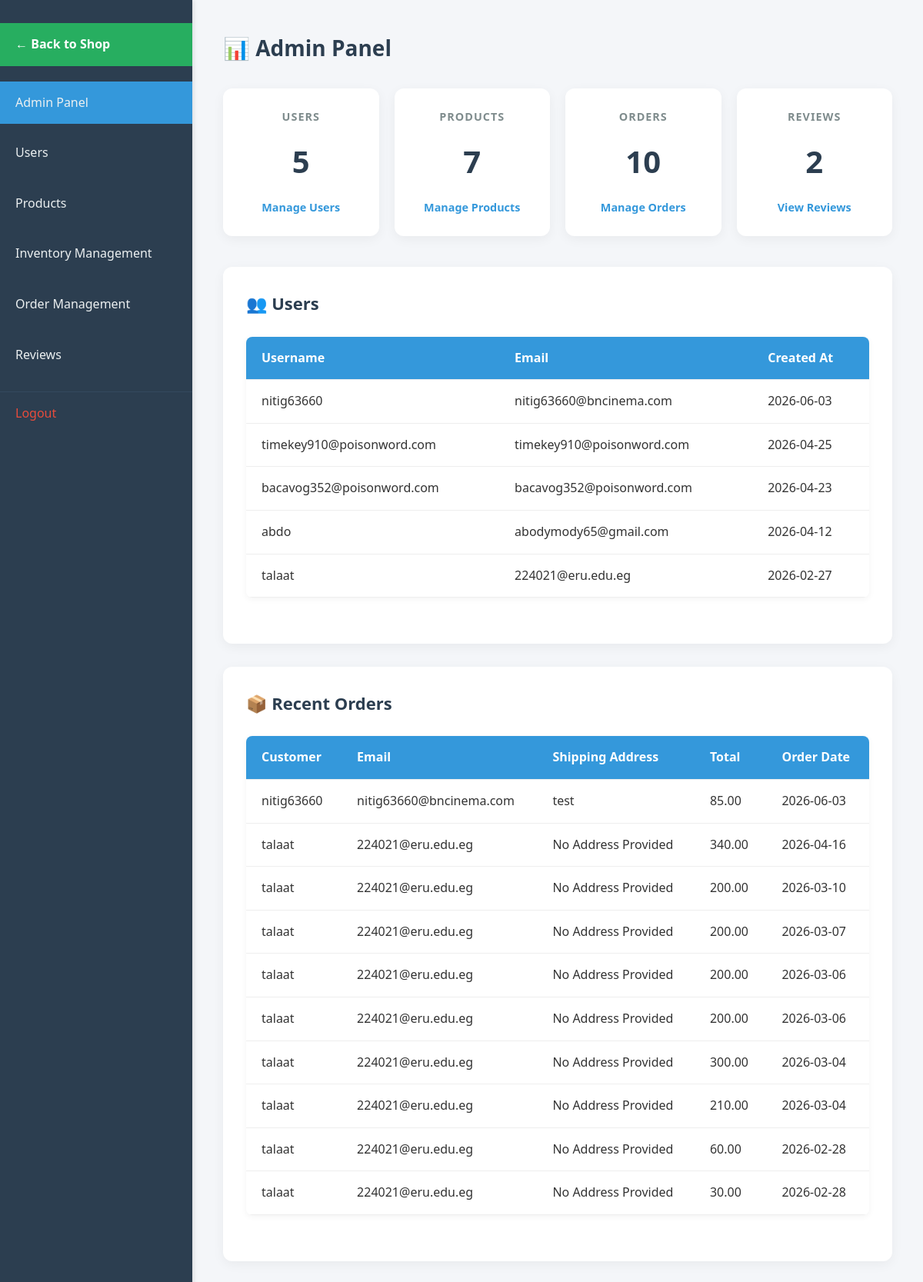
Screenshot of /admin/AdminPanel.php (signed in) with the database file from the repository.
### tables this page shows
CREATE TABLE `users` (
  `id` int(11) NOT NULL,
  `username` varchar(50) NOT NULL,
  `email` varchar(100) NOT NULL,
  `password` varchar(255) NOT NULL,
  `role` enum('customer','admin') NOT NULL DEFAULT 'customer',
  `twofa_method` enum('none','totp','email') NOT NULL DEFAULT 'none',
  `phone` varchar(30) DEFAULT NULL,
  `created_at` datetime NOT NULL DEFAULT current_timestamp(),
  `is_verified` tinyint(1) DEFAULT 0
);

CREATE TABLE `orders` (
  `id` int(11) NOT NULL,
  `user_id` int(11) NOT NULL,
  `total_amount` decimal(10,2) NOT NULL,
  `status` enum('pending','paid','shipped','delivered','cancelled','refunded') NOT NULL DEFAULT 'pending',
  `location_description` varchar(255) NOT NULL,
  `phone` varchar(30) NOT NULL,
  `created_at` datetime DEFAULT current_timestamp()
);

### admin/AdminPanel.php (the view, shortened to what this page needs)
<?php
require_once __DIR__ . '/../init.php';
?>
<!DOCTYPE html>
<html lang="en">
<head>
    <link rel="stylesheet" href="assets/css/dashboard.css">
</head>
<body>
    <nav>
        <ul>
            <li><a href="../shop.php"
                    style="background-color: #27ae60; color: white; margin-bottom: 20px; font-weight: bold;">← Back to
                    Shop</a></li>
            <li><a href="AdminPanel.php" class="active">Admin Panel</a></li>
            <li><a href="useradmin.php">Users</a></li>
            <li><a href="products.php">Products</a></li>
            <li><a href="Inventory.php">Inventory Management</a></li>
            <li><a href="order_management.php">Order Management</a></li>
            <li><a href="reviews_management.php">Reviews</a></li>
            <li><a href="/app/logout.php">Logout</a></li>
        </ul>
    </nav>
    <main>
        <h1>📊 Admin Panel</h1>
        <div class="dashboard-stats">
            <?php
            $stats_query = "SELECT
            (SELECT COUNT(*) FROM users) as user_count,
            (SELECT COUNT(*) FROM products) as product_count,
            (SELECT COUNT(*) FROM orders) as order_count,
            (SELECT COUNT(*) FROM reviews) as review_count";
            $stats = $conn->query($stats_query)->fetch_assoc();
            ?>
            <div class="stat-card">
                <h3>Users</h3>
                <p class="stat-value"><?php echo $stats['user_count']; ?></p>
                <a href="useradmin.php">Manage Users</a>
            </div>
            <div class="stat-card">
                <h3>Products</h3>
                <p class="stat-value"><?php echo $stats['product_count']; ?></p>
                <a href="viewproduct.php">Manage Products</a>
            </div>
            <div class="stat-card">
                <h3>Orders</h3>
                <p class="stat-value"><?php echo $stats['order_count']; ?></p>
                <a href="order_management.php">Manage Orders</a>
            </div>
            <div class="stat-card">
                <h3>Reviews</h3>
                <p class="stat-value"><?php echo $stats['review_count']; ?></p>
                <a href="reviews_management.php">View Reviews</a>
            </div>
        </div>
        <div class="section">
            <h2>👥 Users</h2>
            <?php
            $user_sql = "SELECT username, email, created_at FROM users ORDER BY created_at DESC LIMIT 10";
            $user_result = $conn->query($user_sql);
            if ($user_result && $user_result->num_rows > 0) {
                echo "<table>";
                echo "<tr><th>Username</th><th>Email</th><th>Created At</th></tr>";
                while ($user = $user_result->fetch_assoc()) {
                    echo "<tr>
                      <td>" . htmlspecialchars($user['username']) . "</td>
                      <td>" . htmlspecialchars($user['email']) . "</td>
                      <td>" . date('Y-m-d', strtotime($user['created_at'])) . "</td>
                    </tr>";
                }
                echo "</table>";
            } else {
                echo "<p>No users found.</p>";
            }
            ?>
        </div>
        <div class="section">
            <h2>📦 Recent Orders</h2>
            <?php
            $order_sql = "SELECT
                          u.username,
                          u.email,
                          o.location_description,
                          o.total_amount,
                          o.created_at
                        FROM orders o
                        JOIN users u ON o.user_id = u.id
                        ORDER BY o.created_at DESC LIMIT 10";
            $order_result = $conn->query($order_sql);
            if ($order_result && $order_result->num_rows > 0) {
                echo "<table>";
                echo "<tr><th>Customer</th><th>Email</th><th>Shipping Address</th><th>Total</th><th>Order Date</th></tr>";
                while ($order = $order_result->fetch_assoc()) {
                    echo "<tr>
                      <td>" . htmlspecialchars($order['username']) . "</td>
                      <td>" . htmlspecialchars($order['email']) . "</td>
                      <td>" . htmlspecialchars($order['location_description']) . "</td>
                      <td>" . number_format($order['total_amount'], 2) . "</td>
                      <td>" . date('Y-m-d', strtotime($order['created_at'])) . "</td>
                    </tr>";
                }
                echo "</table>";
            } else {
                echo "<p>No orders found.</p>";
            }
            ?>
        </div>
    </main>
</body>
</html>

### admin/assets/css/dashboard.css (style rules this page uses)
* { margin: 0; padding: 0; box-sizing: border-box; }
body { font-family: 'Segoe UI', Tahoma, Geneva, Verdana, sans-serif; background-color: #f4f6f9; color: #333; line-height: 1.6; }
nav { width: 250px; background-color: #2c3e50; color: #fff; padding: 20px 0; position: fixed; height: 100%; box-shadow: 2px 0 5px rgba(0, 0, 0, 0.1); }
nav ul { list-style: none; }
nav ul li { margin: 10px 0; }
nav ul li a { display: block; padding: 15px 20px; color: #ecf0f1; text-decoration: none; font-size: 16px; transition: background-color 0.3s, padding-left 0.3s; }
nav ul li a.active { background-color: #3498db; }
nav ul li:last-child a { margin-top: 20px; border-top: 1px solid #34495e; padding-top: 15px; color: #e74c3c; }
main { margin-left: 250px; padding: 40px; width: calc(100% - 250px); }
main h1 { font-size: 28px; margin-bottom: 30px; color: #2c3e50; }
.dashboard-stats { display: grid; grid-template-columns: repeat(auto-fill, minmax(200px, 1fr)); gap: 20px; margin-bottom: 40px; }
.stat-card { background: white; padding: 25px; border-radius: 12px; box-shadow: 0 4px 15px rgba(0,0,0,0.05); text-align: center; transition: transform 0.3s ease; }
.stat-card h3 { margin-top: 0; color: #7f8c8d; font-size: 0.9rem; text-transform: uppercase; letter-spacing: 1px; }
.stat-value { font-size: 2.5rem; margin: 15px 0; font-weight: 700; color: #2c3e50; }
.stat-card a { color: #3498db; text-decoration: none; font-weight: 600; font-size: 0.9rem; }
.section { margin-top: 30px; background: white; padding: 30px; border-radius: 12px; box-shadow: 0 4px 15px rgba(0,0,0,0.05); }
.section h2 { font-size: 22px; margin-bottom: 25px; color: #2c3e50; }
table { width: 100%; border-collapse: collapse; margin-bottom: 30px; background-color: #fff; border-radius: 8px; box-shadow: 0 2px 8px rgba(0,0,0,0.05); overflow: hidden; }
table th, table td { padding: 15px 20px; text-align: left; border-bottom: 1px solid #eee; }
table th { background-color: #3498db; color: #fff; font-weight: 600; }

### rows the page displays
users: username "nitig63660", email "nitig63660@bncinema.com", created_at "2026-06-03"
users: username "timekey910@poisonword.com", email "timekey910@poisonword.com", created_at "2026-04-25"
users: username "bacavog352@poisonword.com", email "bacavog352@poisonword.com", created_at "2026-04-23"
users: username "abdo", email "abodymody65@gmail.com", created_at "2026-04-12"
users: username "talaat", email "224021@eru.edu.eg", created_at "2026-02-27"
orders: user.username "nitig63660", user.email "nitig63660@bncinema.com", location_description "test", total_amount "85.00", created_at "2026-06-03"
orders: user.username "talaat", user.email "224021@eru.edu.eg", location_description "No Address Provided", total_amount "340.00", created_at "2026-04-16"
orders: user.username "talaat", user.email "224021@eru.edu.eg", location_description "No Address Provided", total_amount "200.00", created_at "2026-03-10"
orders: user.username "talaat", user.email "224021@eru.edu.eg", location_description "No Address Provided", total_amount "200.00", created_at "2026-03-07"
orders: user.username "talaat", user.email "224021@eru.edu.eg", location_description "No Address Provided", total_amount "200.00", created_at "2026-03-06"
orders: user.username "talaat", user.email "224021@eru.edu.eg", location_description "No Address Provided", total_amount "200.00", created_at "2026-03-06"
orders: user.username "talaat", user.email "224021@eru.edu.eg", location_description "No Address Provided", total_amount "300.00", created_at "2026-03-04"
orders: user.username "talaat", user.email "224021@eru.edu.eg", location_description "No Address Provided", total_amount "210.00", created_at "2026-03-04"
orders: user.username "talaat", user.email "224021@eru.edu.eg", location_description "No Address Provided", total_amount "60.00", created_at "2026-02-28"
orders: user.username "talaat", user.email "224021@eru.edu.eg", location_description "No Address Provided", total_amount "30.00", created_at "2026-02-28"

### other values shown
$stats['user_count'] "5"
$stats['product_count'] "7"
$stats['order_count'] "10"
$stats['review_count'] "2"
